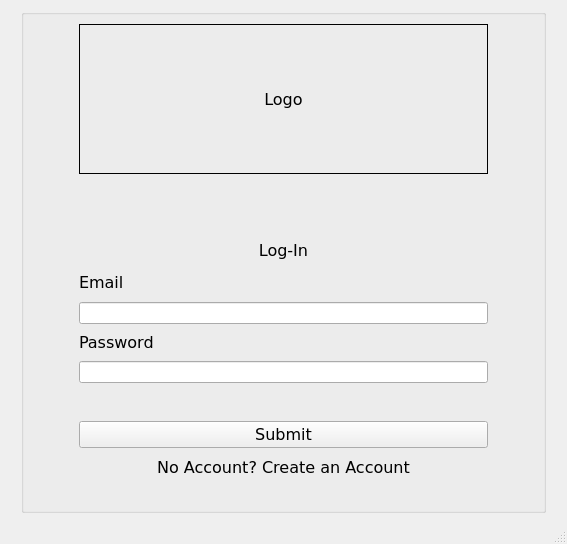
<?xml version="1.0" encoding="UTF-8"?>
<ui version="4.0">
 <class>log_in_part_2</class>
 <widget class="QMainWindow" name="log_in_part_2">
  <property name="geometry">
   <rect>
    <x>0</x>
    <y>0</y>
    <width>567</width>
    <height>544</height>
   </rect>
  </property>
  <property name="windowTitle">
   <string>ClockWork</string>
  </property>
  <widget class="QWidget" name="centralwidget">
   <layout class="QGridLayout" name="gridLayout_3">
    <item row="1" column="0">
     <spacer name="horizontalSpacer_9">
      <property name="orientation">
       <enum>Qt::Orientation::Horizontal</enum>
      </property>
      <property name="sizeHint" stdset="0">
       <size>
        <width>40</width>
        <height>20</height>
       </size>
      </property>
     </spacer>
    </item>
    <item row="1" column="2">
     <spacer name="horizontalSpacer_10">
      <property name="orientation">
       <enum>Qt::Orientation::Horizontal</enum>
      </property>
      <property name="sizeHint" stdset="0">
       <size>
        <width>40</width>
        <height>20</height>
       </size>
      </property>
     </spacer>
    </item>
    <item row="1" column="1">
     <widget class="QGroupBox" name="groupBox">
      <property name="title">
       <string/>
      </property>
      <layout class="QGridLayout" name="gridLayout_2">
       <item row="0" column="0" rowspan="9">
        <spacer name="verticalSpacer">
         <property name="orientation">
          <enum>Qt::Orientation::Vertical</enum>
         </property>
         <property name="sizeHint" stdset="0">
          <size>
           <width>20</width>
           <height>483</height>
          </size>
         </property>
        </spacer>
       </item>
       <item row="0" column="2">
        <widget class="QLabel" name="main_logo">
         <property name="minimumSize">
          <size>
           <width>300</width>
           <height>150</height>
          </size>
         </property>
         <property name="font">
          <font>
           <family>Verdana</family>
           <pointsize>12</pointsize>
          </font>
         </property>
         <property name="frameShape">
          <enum>QFrame::Shape::Box</enum>
         </property>
         <property name="text">
          <string>Logo</string>
         </property>
         <property name="alignment">
          <set>Qt::AlignmentFlag::AlignCenter</set>
         </property>
        </widget>
       </item>
       <item row="0" column="4" rowspan="9">
        <spacer name="verticalSpacer_2">
         <property name="orientation">
          <enum>Qt::Orientation::Vertical</enum>
         </property>
         <property name="sizeHint" stdset="0">
          <size>
           <width>20</width>
           <height>483</height>
          </size>
         </property>
        </spacer>
       </item>
       <item row="1" column="2">
        <spacer name="horizontalSpacer_3">
         <property name="orientation">
          <enum>Qt::Orientation::Horizontal</enum>
         </property>
         <property name="sizeHint" stdset="0">
          <size>
           <width>430</width>
           <height>20</height>
          </size>
         </property>
        </spacer>
       </item>
       <item row="2" column="1" colspan="3">
        <spacer name="horizontalSpacer_4">
         <property name="orientation">
          <enum>Qt::Orientation::Horizontal</enum>
         </property>
         <property name="sizeHint" stdset="0">
          <size>
           <width>488</width>
           <height>20</height>
          </size>
         </property>
        </spacer>
       </item>
       <item row="3" column="2">
        <widget class="QLabel" name="login_label">
         <property name="font">
          <font>
           <family>Verdana</family>
           <pointsize>12</pointsize>
          </font>
         </property>
         <property name="text">
          <string>Log-In</string>
         </property>
         <property name="alignment">
          <set>Qt::AlignmentFlag::AlignCenter</set>
         </property>
        </widget>
       </item>
       <item row="4" column="2">
        <widget class="QLabel" name="email_label">
         <property name="font">
          <font>
           <family>Verdana</family>
           <pointsize>12</pointsize>
          </font>
         </property>
         <property name="text">
          <string>Email</string>
         </property>
        </widget>
       </item>
       <item row="5" column="2">
        <widget class="QLineEdit" name="lineEdit">
         <property name="text">
          <string/>
         </property>
        </widget>
       </item>
       <item row="6" column="2">
        <widget class="QLabel" name="password_label">
         <property name="font">
          <font>
           <family>Verdana</family>
           <pointsize>12</pointsize>
          </font>
         </property>
         <property name="text">
          <string>Password</string>
         </property>
        </widget>
       </item>
       <item row="7" column="2">
        <widget class="QLineEdit" name="lineEdit_4">
         <property name="text">
          <string/>
         </property>
        </widget>
       </item>
       <item row="8" column="2">
        <spacer name="horizontalSpacer_2">
         <property name="orientation">
          <enum>Qt::Orientation::Horizontal</enum>
         </property>
         <property name="sizeHint" stdset="0">
          <size>
           <width>430</width>
           <height>20</height>
          </size>
         </property>
        </spacer>
       </item>
       <item row="9" column="1" rowspan="2">
        <spacer name="verticalSpacer_3">
         <property name="orientation">
          <enum>Qt::Orientation::Vertical</enum>
         </property>
         <property name="sizeHint" stdset="0">
          <size>
           <width>20</width>
           <height>54</height>
          </size>
         </property>
        </spacer>
       </item>
       <item row="9" column="2">
        <widget class="QPushButton" name="create_account_log_in_button">
         <property name="font">
          <font>
           <family>Verdana</family>
           <pointsize>12</pointsize>
          </font>
         </property>
         <property name="text">
          <string>Submit</string>
         </property>
        </widget>
       </item>
       <item row="9" column="3" rowspan="2">
        <spacer name="verticalSpacer_4">
         <property name="orientation">
          <enum>Qt::Orientation::Vertical</enum>
         </property>
         <property name="sizeHint" stdset="0">
          <size>
           <width>20</width>
           <height>54</height>
          </size>
         </property>
        </spacer>
       </item>
       <item row="10" column="2">
        <widget class="QPushButton" name="create_account_log_in_button_2">
         <property name="minimumSize">
          <size>
           <width>200</width>
           <height>0</height>
          </size>
         </property>
         <property name="font">
          <font>
           <family>Verdana</family>
           <pointsize>12</pointsize>
          </font>
         </property>
         <property name="autoFillBackground">
          <bool>false</bool>
         </property>
         <property name="text">
          <string>No Account? Create an Account</string>
         </property>
         <property name="flat">
          <bool>true</bool>
         </property>
        </widget>
       </item>
       <item row="11" column="2">
        <spacer name="horizontalSpacer">
         <property name="orientation">
          <enum>Qt::Orientation::Horizontal</enum>
         </property>
         <property name="sizeHint" stdset="0">
          <size>
           <width>430</width>
           <height>20</height>
          </size>
         </property>
        </spacer>
       </item>
      </layout>
     </widget>
    </item>
    <item row="0" column="1">
     <spacer name="verticalSpacer_9">
      <property name="orientation">
       <enum>Qt::Orientation::Vertical</enum>
      </property>
      <property name="sizeHint" stdset="0">
       <size>
        <width>20</width>
        <height>40</height>
       </size>
      </property>
     </spacer>
    </item>
    <item row="2" column="1">
     <spacer name="verticalSpacer_10">
      <property name="orientation">
       <enum>Qt::Orientation::Vertical</enum>
      </property>
      <property name="sizeHint" stdset="0">
       <size>
        <width>20</width>
        <height>40</height>
       </size>
      </property>
     </spacer>
    </item>
   </layout>
  </widget>
  <widget class="QMenuBar" name="menubar">
   <property name="geometry">
    <rect>
     <x>0</x>
     <y>0</y>
     <width>567</width>
     <height>22</height>
    </rect>
   </property>
  </widget>
  <widget class="QStatusBar" name="statusbar"/>
 </widget>
 <resources/>
 <connections/>
</ui>
